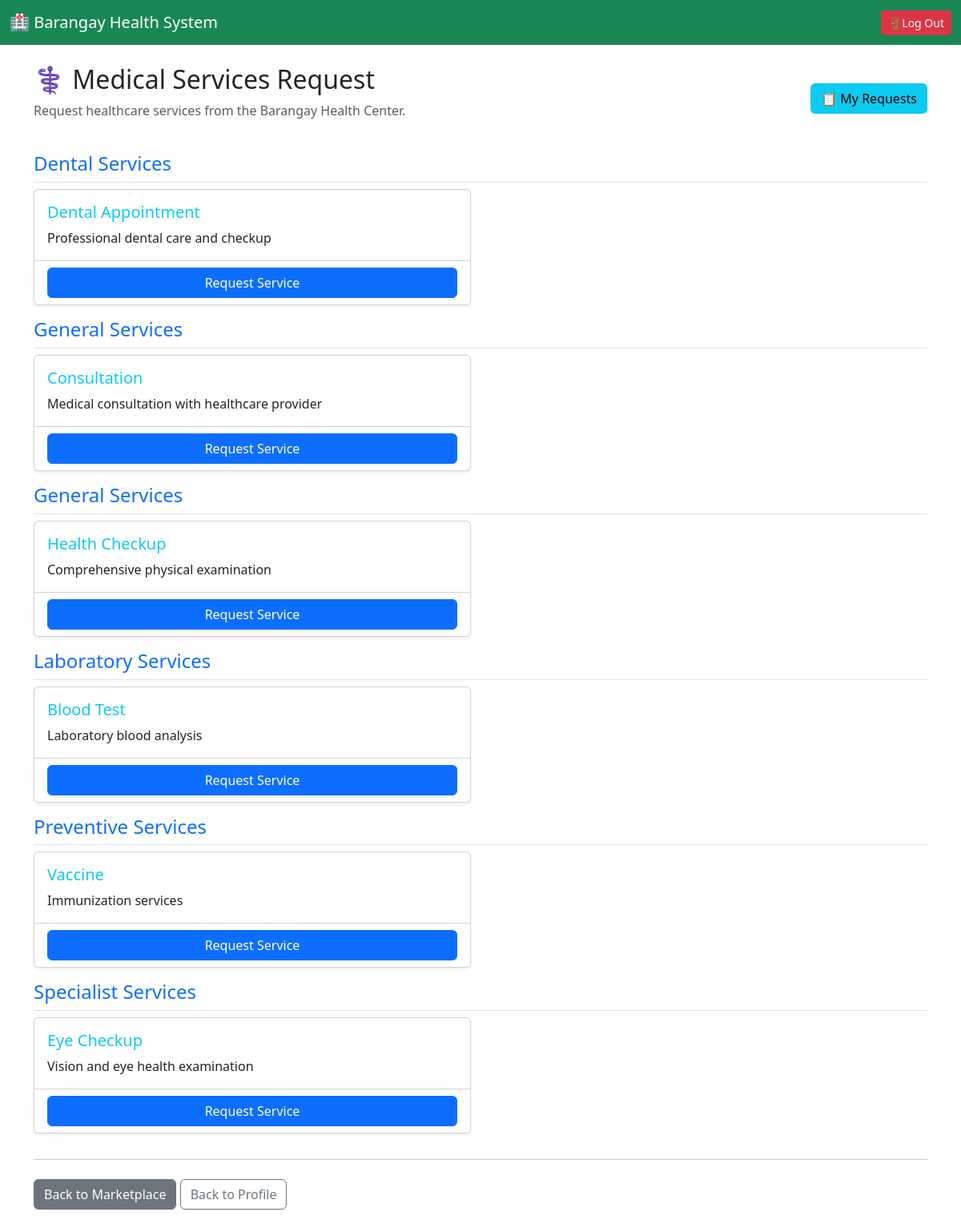
Screenshot of /medical_services (signed in) with the database file from the repository.
### tables this page shows
CREATE TABLE medical_services (
            id INTEGER PRIMARY KEY AUTOINCREMENT,
            name TEXT NOT NULL,
            description TEXT,
            category TEXT NOT NULL
        );

### app.py (the view)
@app.route("/medical_services")
def medical_services():
    if session.get("role") != 'patient':
        return redirect(url_for('patient_signin'))
    patient_id = session.get("user_id")
    db = get_db()
    c = db.cursor()
    services = c.execute("SELECT * FROM medical_services ORDER BY category, name").fetchall()
    return render_template("medical_services.html", services=services)

### app.py (called while the page is built)
def get_db():
    db = getattr(g, "_database", None)
    if db is None:
        db = g._database = sqlite3.connect(DATABASE)
        db.row_factory = sqlite3.Row
    return db

@app.teardown_appcontext
def close_connection(exception):
    db = getattr(g, "_database", None)
    if db is not None:
        db.close()

### templates/medical_services.html (shortened to what this page needs)
{% extends "layout.html" %}
{% block content %}
<div class="d-flex justify-content-between align-items-center mb-4">
    <div>
        <h2>⚕️ Medical Services Request</h2>
        <p class="text-muted">Request healthcare services from the Barangay Health Center.</p>
    </div>
    <div>
        <a href="{{ url_for('my_service_requests') }}" class="btn btn-info">
            📋 My Requests
        </a>
    </div>
</div>
{% if services %}
<div class="row">
    {% set current_category = "" %}
    {% for service in services %}
        {% if service.category != current_category %}
            {% set current_category = service.category %}
            <div class="col-md-12 mb-4">
                <h4 class="text-primary border-bottom pb-2">{{ current_category }} Services</h4>
                <div class="row">
        {% endif %}
        <div class="col-md-6 mb-3">
            <div class="card shadow-sm h-100">
                <div class="card-body">
                    <h5 class="card-title text-info">{{ service.name }}</h5>
                    <p class="card-text">{{ service.description }}</p>
                </div>
                <div class="card-footer bg-white">
                    <button class="btn btn-primary w-100" data-bs-toggle="modal" data-bs-target="#requestModal{{ service.id }}">
                        Request Service
                    </button>
                </div>
            </div>
        </div>
    {% endfor %}
</div>
{% else %}
<div class="alert alert-info">No medical services are currently available. Please check back later!</div>
{% endif %}
<hr>
<div class="mt-4">
    <a href="{{ url_for('patient_marketplace') }}" class="btn btn-secondary">Back to Marketplace</a>
    <a href="{{ url_for('patient_profile') }}" class="btn btn-outline-secondary">Back to Profile</a>
</div>
{% endblock %}

### templates/layout.html (shortened to what this page needs)
<!DOCTYPE html>
<html>
<head>
    <link href="https://cdn.jsdelivr.net/npm/bootstrap@5.3.0/dist/css/bootstrap.min.css" rel="stylesheet">
</head>
<body>
<nav class="navbar navbar-expand-lg navbar-dark bg-success">
  <div class="container-fluid">
    <a class="navbar-brand" href="{{ url_for('home') }}">🏥 Barangay Health System</a>
    {% if session and session.get('user_id') %}
    <a href="{{ url_for('logout') }}" class="btn btn-sm btn-danger">🚪Log Out</a>
    {% endif %}
  </div>
</nav>
<div class="container mt-4">
    {% block content %}{% endblock %}
</div>
</body>
</html>

### rows the page displays
medical_services: category "Dental", name "Dental Appointment", description "Professional dental care and checkup"
medical_services: category "General", name "Consultation", description "Medical consultation with healthcare provider"
medical_services: category "General", name "Health Checkup", description "Comprehensive physical examination"
medical_services: category "Laboratory", name "Blood Test", description "Laboratory blood analysis"
medical_services: category "Preventive", name "Vaccine", description "Immunization services"
medical_services: category "Specialist", name "Eye Checkup", description "Vision and eye health examination"
